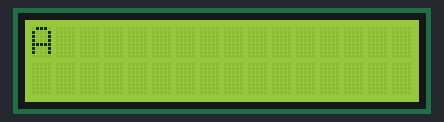
The sketch below on a simulated Arduino Uno, built with avr-gcc and run on an emulated ATmega328P. Shown: 16×2 character LCD.

Above: at 0.1 s.
At 4.1 s:
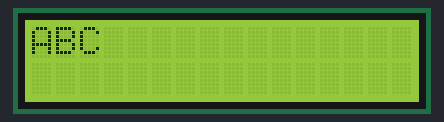
At 8.1 s:
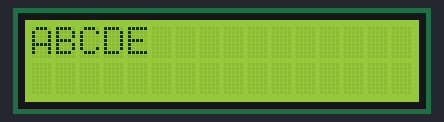
At 18.1 s:
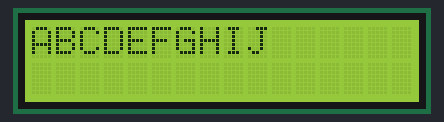
At 28.1 s:
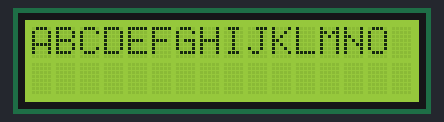
At 38.1 s:
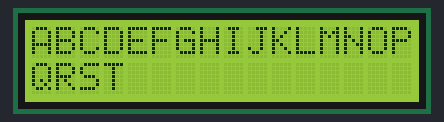

The sketch:

Display_LCD.ino
```cpp
char prim []={'A','B','C','D','E','F','G','H','I','J','K','L','M','N','O','P'};
char seg[]={'Q','R','S','T','U','V','W','X','Y','Z'};
#include <LiquidCrystal.h>

LiquidCrystal lcd(12,11,5,4,3,2);

void setup() {
  //Numero De Columnas y Renglones
  lcd.begin(16, 2);
  // Print a message to the LCD.
}

void loop() {

  for(int i=0; i<=15; i++){
    lcd.print(prim[i]);
    delay(2000);
  }
  lcd.setCursor(0, 1);
  for(int i=0; i<=9; i++){
    lcd.print(seg[i]);
    delay(2000);
  }
  lcd.clear();
  delay(1000);
}
```

Measured:
- what the display in image 1 shows lasts 2.0 s, from 4.1 s to 6.1 s
